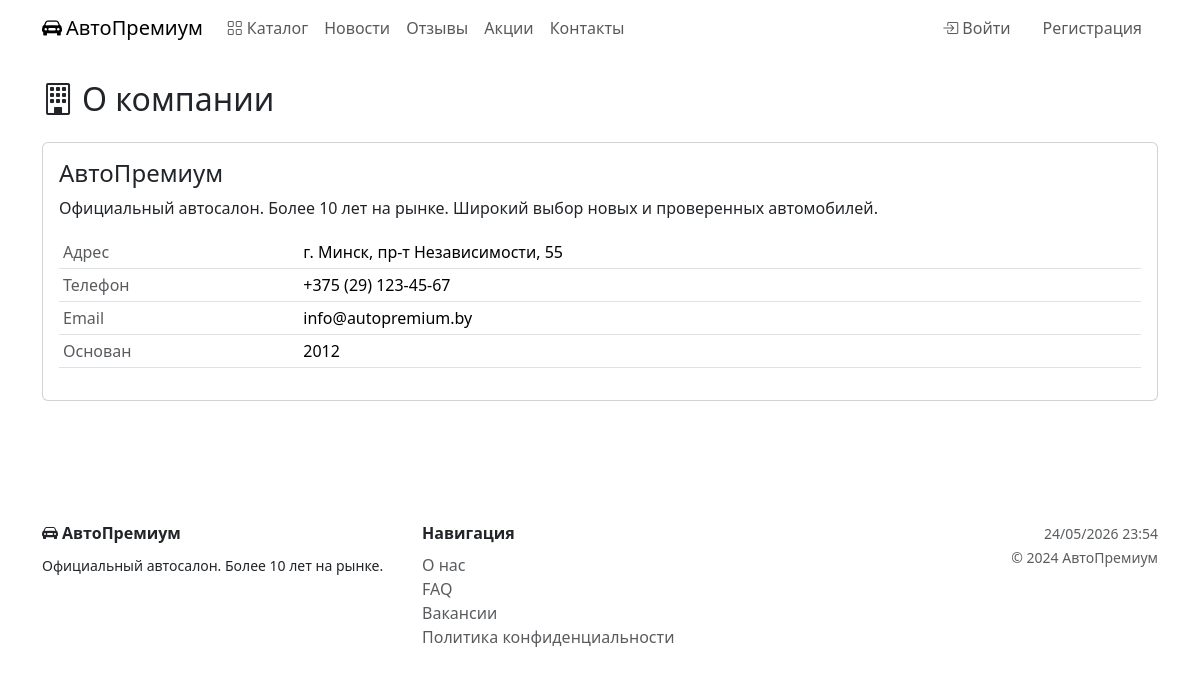
Page /about/ on the earlier database version.
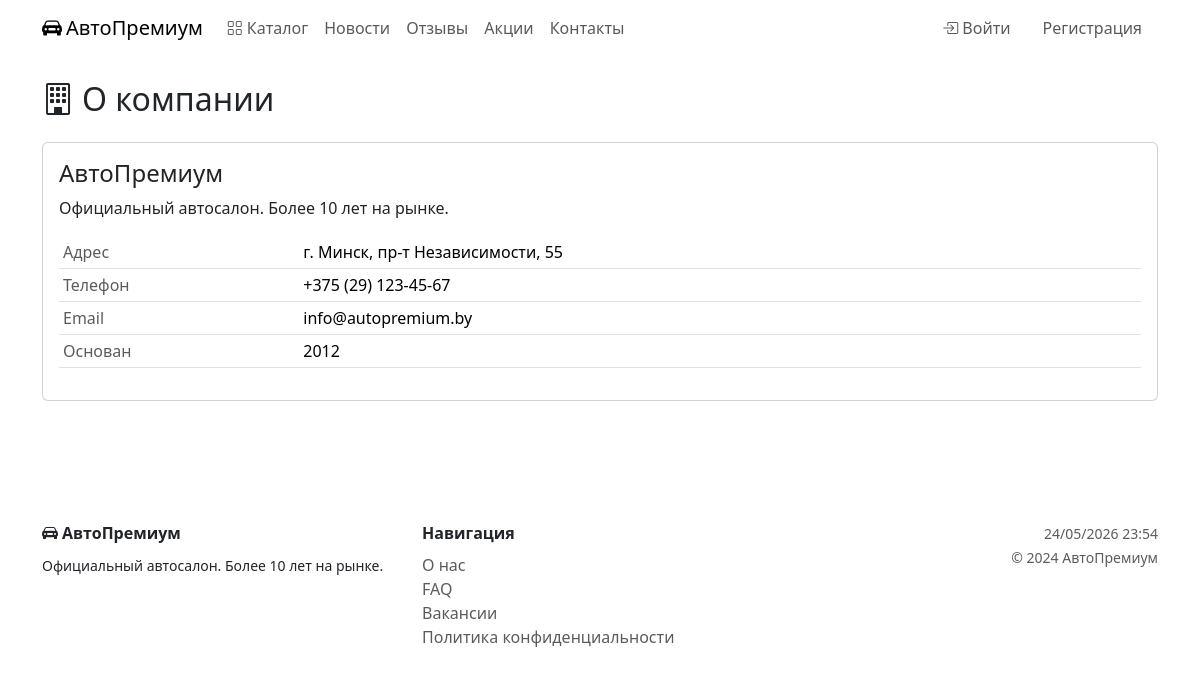
Same page on the later database version.
### catalog/models.py (models this page shows, shortened)
class CompanyInfo(models.Model):
    name = models.CharField('Название компании', max_length=200)
    description = models.TextField('Описание')
    address = models.CharField('Адрес', max_length=255)
    phone = models.CharField('Телефон', max_length=20, validators=[validate_phone])
    email = models.EmailField('Email')
    founded_year = models.PositiveSmallIntegerField('Год основания', null=True, blank=True)
    logo = models.ImageField('Логотип', upload_to='company/', blank=True, null=True)
    class Meta:
        verbose_name = 'О компании'
        verbose_name_plural = 'О компании'

### catalog/views.py (the view)
# urls.py: path('about/', views.about, name='about'),
def about(request):
    return render(request, 'catalog/about.html', {'company': CompanyInfo.objects.first()})

### templates/catalog/about.html
{% extends 'base.html' %}{% block title %}О компании — АвтоПремиум{% endblock %}{% block content %}
<h2 class="text-gold mb-4"><i class="bi bi-building me-2"></i>О компании</h2>
{% if company %}
<div class="card mb-4">
  <div class="card-body">
    <h4>{{ company.name }}</h4>
    <p>{{ company.description }}</p>
    <table class="table table-sm">
      <tr><td class="text-muted">Адрес</td><td>{{ company.address }}</td></tr>
      <tr><td class="text-muted">Телефон</td><td>{{ company.phone }}</td></tr>
      <tr><td class="text-muted">Email</td><td>{{ company.email }}</td></tr>
      {% if company.founded_year %}<tr><td class="text-muted">Основан</td><td>{{ company.founded_year }}</td></tr>{% endif %}
    </table>
  </div>
</div>
{% else %}<p class="text-muted">Информация о компании скоро будет добавлена.</p>{% endif %}
{% endblock %}

Differences in the rows shown:
changed CompanyInfo "АвтоПремиум": description "Официальный автосалон. Более 10 лет на рынке. Широкий выбор новых и проверенных автомобилей." → "Официальный автосалон. Более 10 лет на рынке."
